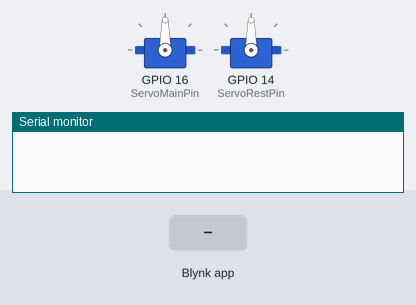
The sketch below on a simulated ESP8266 (NodeMCU). Parts: 2 × servo, the last lines printed to the serial monitor. The inputs (shaded band) are chosen by the test bench. WiFi joins after 1.5 s; servers stay silent unless stated.

Above: at 3.0 s.
3.1 s: Blynk app writes 1 to V0
At 3.9 s:
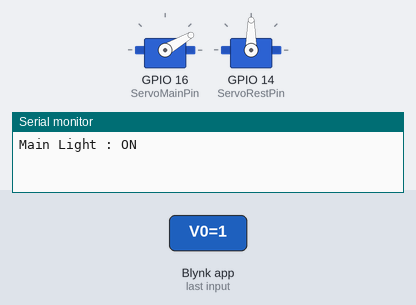
5.6 s: Blynk app writes 0 to V0
At 6.0 s:
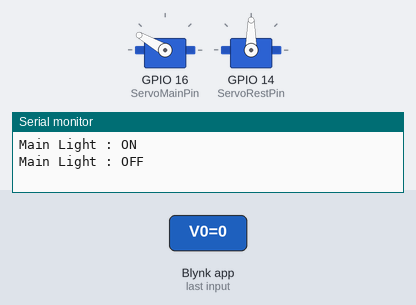
8.1 s: Blynk app writes 1 to V1
At 8.9 s:
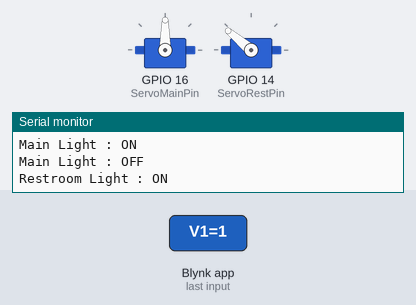
10.6 s: Blynk app writes 0 to V1
At 11.0 s:
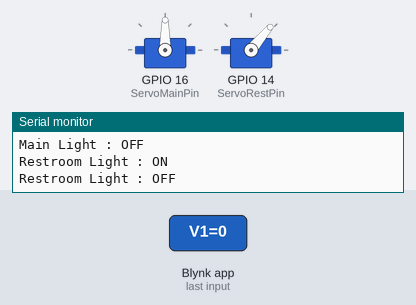
Timing chart, 0 to 13.6 s (numbered marks = the images above; inputs shaded):
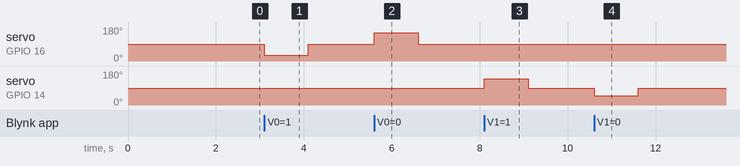

The sketch:

blynk_servo.ino
```cpp
#define BLYNK_TEMPLATE_ID "TMPL2UsqGSFb"
#define BLYNK_DEVICE_NAME "AR smarthouse NodeMCU"
#define BLYNK_AUTH_TOKEN "0Q8dNguEb21BVHAjrfP3s7xyabRxqkmO"
#define BLYNK_PRINT Serial

#define ServoMainPin 16   // GPIO 16(D0)
#define ServoRestPin 14   // GPIO 14(D5)
#define InitAngle 90      // default Angle

#include <ESP8266WiFi.h>
#include <BlynkSimpleEsp8266.h>
#include <Servo.h>

char ssid[] = "RaspberryPanda";
char pass[] = "457a896a**";
char auth[] = BLYNK_AUTH_TOKEN;

int light_main = 0;
int light_restroom = 0;
Servo servo_main;
Servo servo_restroom;

void controlMain(int light_main){
  if (light_main){
    servo_main.write(30);
    Serial.println("Main Light : ON");
    delay(1000);
    servo_main.write(InitAngle);
    delay(1000);
  }
  else {
    servo_main.write(150);
    Serial.println("Main Light : OFF");
    delay(1000);
    servo_main.write(InitAngle);
    delay(1000);
  }
}

void controlRestroom(int light_restroom){
  if (light_restroom){
    servo_restroom.write(140);
    Serial.println("Restroom Light : ON");
    delay(1000);
    servo_restroom.write(InitAngle);
    delay(1000);
  }
  else {
    servo_restroom.write(50);
    Serial.println("Restroom Light : OFF");
    delay(1000);
    servo_restroom.write(InitAngle);
    delay(1000);
  }
}

BLYNK_WRITE(V0)
{
  light_main = param.asInt();
  controlMain(light_main);
}

BLYNK_WRITE(V1)
{
  light_restroom = param.asInt();
  controlRestroom(light_restroom);
}

void setup()
{
  Serial.begin(115200);
  Blynk.begin(auth, ssid, pass);
  servo_main.attach(ServoMainPin);
  servo_restroom.attach(ServoRestPin);

  // 각 서보모터 초기 설정
  servo_main.write(InitAngle);
  servo_restroom.write(InitAngle);
  /*
  Serial.println("\nInitial Main Light");
  controlMain(light_main);
  Serial.println("Intial Restroom Light");
  controlRestroom(light_restroom);
  */
}

void loop()
{
  Blynk.run();
}
```

Measured:
- after the input at 3.1 s, servo on GPIO 16 (ServoMainPin): 90° → 30° at once, → 90° 1.0 s later
- after the input at 5.6 s, servo on GPIO 16 (ServoMainPin): 90° → 150° at once, → 90° 1.0 s later
- after the input at 8.1 s, servo on GPIO 14 (ServoRestPin): 90° → 140° at once, → 90° 1.0 s later
- after the input at 10.6 s, servo on GPIO 14 (ServoRestPin): 90° → 50° at once, → 90° 1.0 s later
